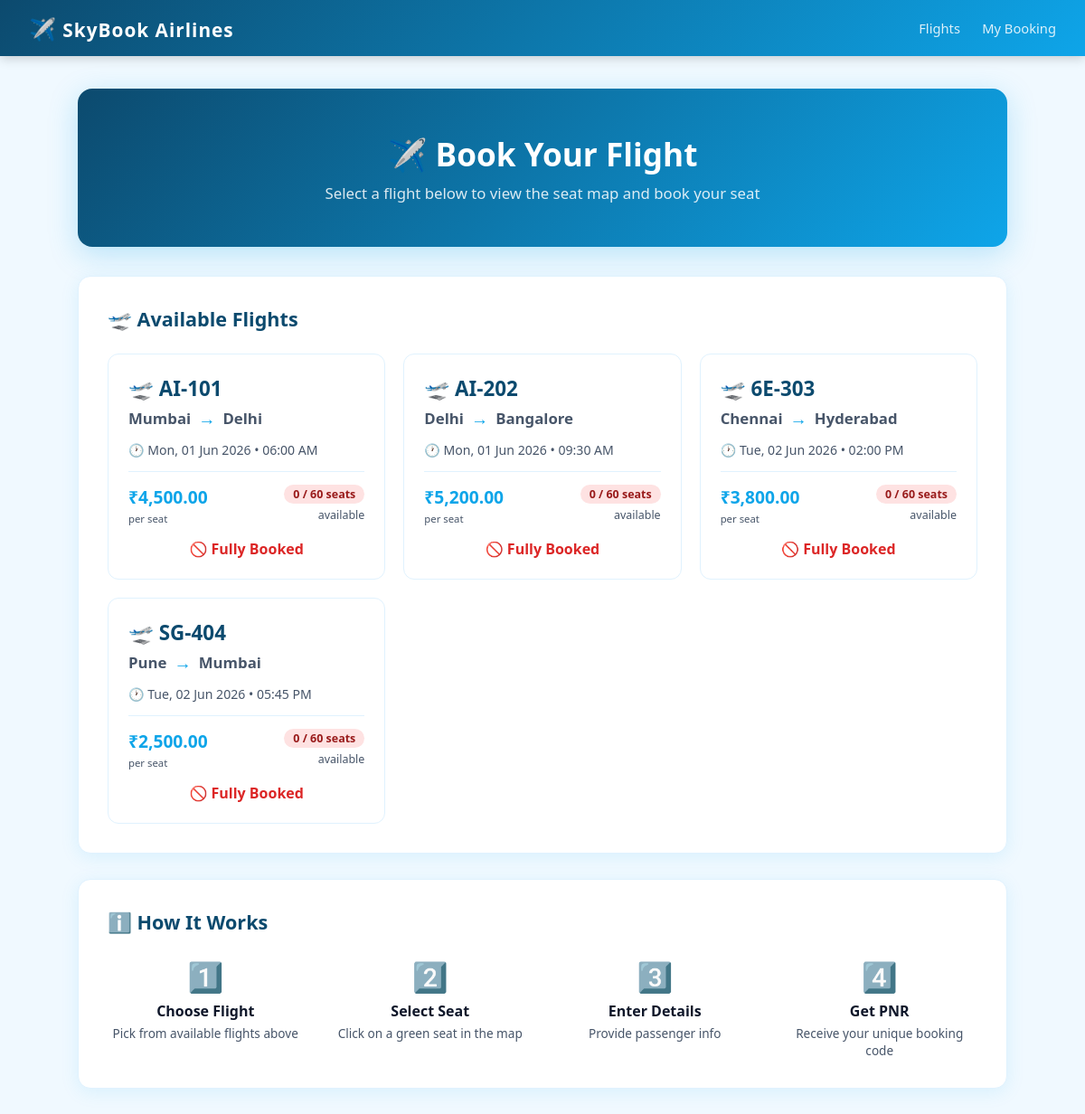
The page / on the database its author committed.
### tables this page shows
CREATE TABLE IF NOT EXISTS flights (
    id          INT AUTO_INCREMENT PRIMARY KEY,
    flight_no   VARCHAR(20)  NOT NULL,           
    origin      VARCHAR(100) NOT NULL,           
    destination VARCHAR(100) NOT NULL,           
    depart_time DATETIME     NOT NULL,           
    total_seats INT          NOT NULL DEFAULT 60,  
    price       DECIMAL(8,2) NOT NULL            
);

### includes/helpers.php (called while the page is built, shortened)
<?php
function formatPrice($amount) {
    return '₹' . number_format($amount, 2);
}
function clean($str) {
    return htmlspecialchars(trim($str));
}
function availableSeats($pdo, $flightId) {
    $stmt = $pdo->prepare("SELECT COUNT(*) FROM seats WHERE flight_id=? AND is_booked=0");
    $stmt->execute([$flightId]);
    return $stmt->fetchColumn();
}
?>

### index.php (the view, shortened to what this page needs)
<?php
require_once 'includes/db.php';
require_once 'includes/helpers.php';
$flights = $pdo->query("SELECT * FROM flights ORDER BY depart_time ASC")->fetchAll();
?>
<!DOCTYPE html>
<html lang="en">
<head>
    <link rel="stylesheet" href="css/style.css">
</head>
<body>
<nav>
    <div class="brand"><span>✈️</span> SkyBook Airlines</div>
    <div>
        <a href="index.php">Flights</a>
        <a href="my_booking.php">My Booking</a>
    </div>
</nav>
<div class="container">
    <div class="hero">
        <h1>✈️ Book Your Flight</h1>
        <p>Select a flight below to view the seat map and book your seat</p>
    </div>
    <div class="card">
        <h2>🛫 Available Flights</h2>
        <?php if (empty($flights)): ?>
            <div class="alert alert-info">No flights available right now.</div>
        <?php else: ?>
            <div class="flights-grid">
                <?php foreach ($flights as $f): ?>
                    <?php
                    $avail = availableSeats($pdo, $f['id']);
                    $total = $f['total_seats'];
                    if ($avail == 0)        $badgeClass = 'avail-none';
                    elseif ($avail <= 10)   $badgeClass = 'avail-low';
                    else                    $badgeClass = 'avail-good';
                    ?>
                    <a href="seat_map.php?flight=<?= $f['id'] ?>" class="flight-card">
                        <div class="fn">🛫 <?= clean($f['flight_no']) ?></div>
                        <div class="route">
                            <strong><?= clean($f['origin']) ?></strong>
                            <span class="arrow">→</span>
                            <strong><?= clean($f['destination']) ?></strong>
                        </div>
                        <div style="font-size:0.88rem;color:var(--muted)">
                            🕐 <?= date('D, d M Y • h:i A', strtotime($f['depart_time'])) ?>
                        </div>
                        <div class="meta">
                            <div>
                                <div class="price"><?= formatPrice($f['price']) ?></div>
                                <small style="color:var(--muted)">per seat</small>
                            </div>
                            <div style="text-align:right">
                                <span class="avail-badge <?= $badgeClass ?>">
                                    <?= $avail ?> / <?= $total ?> seats
                                </span>
                                <div style="font-size:0.78rem;color:var(--muted);margin-top:4px">available</div>
                            </div>
                        </div>
                        <?php if ($avail > 0): ?>
                            <div style="margin-top:14px;text-align:center">
                                <span class="btn btn-primary btn-sm">View Seats →</span>
                            </div>
                        <?php else: ?>
                            <div style="margin-top:14px;text-align:center;color:#dc2626;font-weight:700">
                                🚫 Fully Booked
                            </div>
                        <?php endif; ?>
                    </a>
                <?php endforeach; ?>
            </div>
        <?php endif; ?>
    </div>
    <div class="card" style="text-align:center">
        <h2>ℹ️ How It Works</h2>
        <div style="display:flex;gap:32px;justify-content:center;flex-wrap:wrap;margin-top:16px">
            <?php
            $steps = [
                ['1️⃣', 'Choose Flight', 'Pick from available flights above'],
                ['2️⃣', 'Select Seat',   'Click on a green seat in the map'],
                ['3️⃣', 'Enter Details', 'Provide passenger info'],
                ['4️⃣', 'Get PNR',       'Receive your unique booking code'],
            ];
            foreach ($steps as $step):
            ?>
            <div style="flex:1;min-width:130px">
                <div style="font-size:2rem"><?= $step[0] ?></div>
                <div style="font-weight:700;margin:6px 0 4px"><?= $step[1] ?></div>
                <div style="font-size:0.85rem;color:var(--muted)"><?= $step[2] ?></div>
            </div>
            <?php endforeach; ?>
        </div>
    </div>
</div>
</body>
</html>

### css/style.css (style rules this page uses)
:root { --sky: #0ea5e9; --deep: #0c4a6e; --success: #16a34a; --danger: #dc2626; --gold: #d97706; --bg: #f0f9ff; --card: #ffffff; --border: #e0f2fe; --text: #0f172a; --muted: #475569; --radius: 10px; --shadow: 0 4px 20px rgba(14,165,233,0.10); }
*, *::before, *::after { box-sizing: border-box; margin: 0; padding: 0; }
body { font-family: 'Segoe UI', system-ui, sans-serif; background: var(--bg); color: var(--text); min-height: 100vh; }
nav { background: linear-gradient(135deg, var(--deep) 0%, var(--sky) 100%); color: white; padding: 0 32px; height: 62px; display: flex; align-items: center; justify-content: space-between; box-shadow: 0 2px 12px rgba(0,0,0,0.2); position: sticky; top: 0; z-index: 100; }
nav .brand { font-size: 1.3rem; font-weight: 800; letter-spacing: 1px; }
nav .brand span { font-size: 1.5rem; }
nav a { color: rgba(255,255,255,0.85); text-decoration: none; margin-left: 20px; font-size: 0.92rem; transition: color 0.2s; }
.container { max-width: 1060px; margin: 36px auto; padding: 0 16px; }
.card { background: var(--card); border-radius: 14px; box-shadow: var(--shadow); padding: 32px; margin-bottom: 28px; border: 1px solid var(--border); }
.card h2 { color: var(--deep); margin-bottom: 24px; font-size: 1.35rem; display: flex; align-items: center; gap: 8px; }
.hero { background: linear-gradient(135deg, var(--deep), var(--sky)); color: white; padding: 48px 32px; text-align: center; border-radius: 16px; margin-bottom: 32px; box-shadow: 0 8px 32px rgba(14,165,233,0.25); }
.hero h1 { font-size: 2.2rem; font-weight: 800; margin-bottom: 8px; }
.hero p { font-size: 1.05rem; opacity: 0.85; }
.flights-grid { display: grid; grid-template-columns: repeat(auto-fill, minmax(280px, 1fr)); gap: 20px; }
.flight-card { background: #fff; border: 1.5px solid var(--border); border-radius: 12px; padding: 22px; transition: transform 0.2s, box-shadow 0.2s; cursor: pointer; text-decoration: none; color: var(--text); display: block; }
.flight-card .fn { font-size: 1.4rem; font-weight: 800; color: var(--deep); margin-bottom: 4px; }
.flight-card .route { font-size: 1.05rem; color: var(--muted); margin-bottom: 12px; display: flex; align-items: center; gap: 8px; }
.flight-card .arrow { color: var(--sky); font-size: 1.2rem; }
.flight-card .meta { font-size: 0.85rem; color: var(--muted); display: flex; justify-content: space-between; margin-top: 14px; padding-top: 14px; border-top: 1px solid var(--border); }
.flight-card .price { font-size: 1.2rem; font-weight: 800; color: var(--sky); }
.avail-badge { display: inline-block; padding: 2px 10px; border-radius: 99px; font-size: 0.78rem; font-weight: 700; }
.avail-none { background: #fee2e2; color: #991b1b; }

### rows shown on the page
flights: flight_no "AI-101", origin "Mumbai", destination "Delhi", depart_time "Mon, 01 Jun 2026 • 06:00 AM", price "₹4,500.00", avail "0", total_seats "60", shows "🚫 Fully Booked"
flights: flight_no "AI-202", origin "Delhi", destination "Bangalore", depart_time "Mon, 01 Jun 2026 • 09:30 AM", price "₹5,200.00", avail "0", total_seats "60", shows "🚫 Fully Booked"
flights: flight_no "6E-303", origin "Chennai", destination "Hyderabad", depart_time "Tue, 02 Jun 2026 • 02:00 PM", price "₹3,800.00", avail "0", total_seats "60", shows "🚫 Fully Booked"
flights: flight_no "SG-404", origin "Pune", destination "Mumbai", depart_time "Tue, 02 Jun 2026 • 05:45 PM", price "₹2,500.00", avail "0", total_seats "60", shows "🚫 Fully Booked"

### other values the page prints
$step[0] "1️⃣"
$step[1] "Choose Flight"
$step[2] "Pick from available flights above"
$step[0] "2️⃣"
$step[1] "Select Seat"
$step[2] "Click on a green seat in the map"
$step[0] "3️⃣"
$step[1] "Enter Details"
$step[2] "Provide passenger info"
$step[0] "4️⃣"
$step[1] "Get PNR"
$step[2] "Receive your unique booking code"
